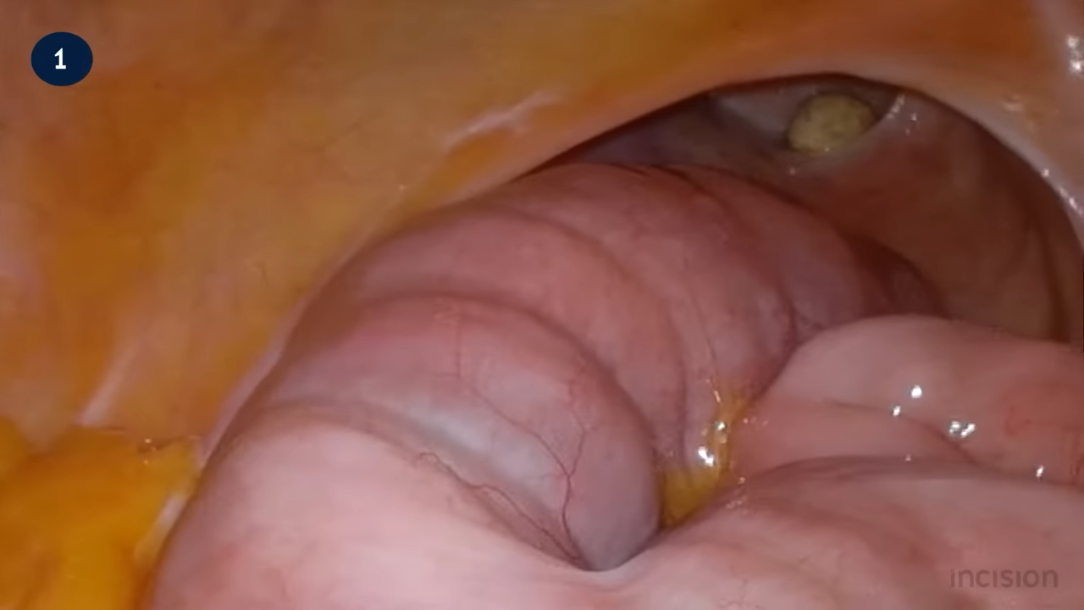
#> input picture Laparoscopic/Incision - Basic Laparoscopic Surgery [sPyZRkkxqNs - 1084x610 - 0m51s].png, 1084 x 610 px; its folder holds only this picture in this run
$ jupyter execute --allow-errors colorpalettesLaporoscopi.ipynb
#> lines starting #> are read from the running program, lines starting #| are printed output that depends on the picture; after the words box and inside, x2 and y2 are one past the last pixel; in counts of white or black regions, pixels touching at a corner belong together
[cell 1]
import os
import glob
import numpy as np
from PIL import Image
import matplotlib.pyplot as plt
from sklearn.cluster import KMeans

# ========= CONFIGURE THIS =========
IMAGE_DIR = "E:/Laparoscopic"   # <--- CHANGE THIS
N_COLORS_PER_IMAGE = 6
MAX_PIXELS_PER_IMAGE = 150_000
RANDOM_STATE = 42
# ==================================

[cell 2]
print(os.listdir(IMAGE_DIR))

[cell 3]
def load_image_pixels(path, max_pixels=MAX_PIXELS_PER_IMAGE):
#> called with max_pixels = 150000
    img = Image.open(path).convert("RGB")
    arr = np.array(img)
    pixels = arr.reshape(-1, 3).astype(np.float32)

    if len(pixels) > max_pixels:
        idx = np.random.choice(len(pixels), max_pixels, replace=False)
        pixels = pixels[idx]

    return pixels


def get_dominant_colors(pixels, n_colors=N_COLORS_PER_IMAGE):
#> called with pixels = array of shape (150000, 3), n_colors = 6
    kmeans = KMeans(
        n_clusters=n_colors,
        random_state=RANDOM_STATE,
        n_init="auto"
    )
    labels = kmeans.fit_predict(pixels)
    centers = kmeans.cluster_centers_.astype(int)
    counts = np.bincount(labels, minlength=n_colors)
#> counts = [35174, 12546, 27566, 17642, 28210, 28862]

    idx_sorted = np.argsort(-counts)
#> idx_sorted = [0, 5, 4, 2, 3, 1]
    return centers[idx_sorted], counts[idx_sorted]


def display_color_bar(colors, counts, title=None):
    total = counts.sum()
    ratios = counts / total

    bar_width = 800
    bar_height = 80
    bar = np.zeros((bar_height, bar_width, 3), dtype=np.uint8)

    start = 0
    for color, ratio in zip(colors, ratios):
        end = start + int(ratio * bar_width)
        bar[:, start:end, :] = color
        start = end
    bar[:, start:, :] = colors[-1]

    plt.figure(figsize=(8, 2))
    plt.imshow(bar)
    plt.title(title)
    plt.axis("off")
    plt.show()

[cell 4]
image_paths = sorted(glob.glob(os.path.join(IMAGE_DIR, "*.png")))
print(f"Found {len(image_paths)} PNG images.")

all_pixels = []

for path in image_paths:
    fname = os.path.basename(path)
    print("\n=== Image:", fname, "===")

    pixels = load_image_pixels(path)
    all_pixels.append(pixels)

    colors, counts = get_dominant_colors(pixels)
#> colors = [[146, 90, 73], [153, 86, 28], [125, 70, 48], [160, 108, 108], [80, 38, 29], [196, 153, 157]]; counts = [35174, 28862, 28210, 27566, 17642, 12546]

    # Print RGB + %
    total = counts.sum()
#> total = 150000
    print("Dominant colors:")
    for c, cnt in zip(colors, counts):
        pct = 100 * cnt / total
        print(f"  RGB {tuple(c)}  -> {pct:4.1f}%")
#> this loop made 6 passes
#> (c, cnt, pct) on passes 1 to 6: ([146, 90, 73], 35174, 23.45), ([153, 86, 28], 28862, 19.24), ([125, 70, 48], 28210, 18.81), ([160, 108, 108], 27566, 18.38), ([80, 38, 29], 17642, 11.76), ([196, 153, 157], 12546, 8.36)
#|   RGB (146, 90, 73)  -> 23.4%
#|   RGB (153, 86, 28)  -> 19.2%
#|   RGB (125, 70, 48)  -> 18.8%
#|   RGB (160, 108, 108)  -> 18.4%
#|   RGB (80, 38, 29)  -> 11.8%
#|   RGB (196, 153, 157)  ->  8.4%

    # Show color spectrum bar
    display_color_bar(colors, counts, title=fname)
#> in display_color_bar, `ratios = counts / total`: ratios = [0.234, 0.192, 0.188, 0.184, 0.118, 0.0836]
#> the loop in display_color_bar, `for color, ratio in zip(colors, ratios):` made 6 passes
#> (color, ratio, end, start) on passes 1 to 6: ([146, 90, 73], 0.234, 187, 187), ([153, 86, 28], 0.192, 340, 340), ([125, 70, 48], 0.188, 490, 490), ([160, 108, 108], 0.184, 637, 637), ([80, 38, 29], 0.118, 731, 731), ([196, 153, 157], 0.0836, 797, 797)
#> after the loop in display_color_bar, `for color, ratio in zip(colors, ratios):`:
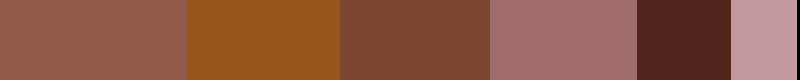
#> bar: shape (80, 800, 3); mean of channels 0, 1, 2 141.8, 87.5, 67.6; drawn as R, G, B
#> in display_color_bar, `bar[:, start:, :] = colors[-1]`:
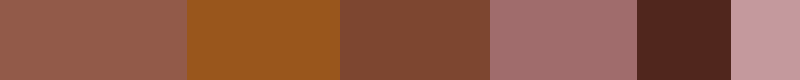
#> bar: shape (80, 800, 3); 0.38% of pixels changed, all inside (x1, y1, x2, y2) = (797, 0, 800, 80); drawn as R, G, B

[cell 5]
print("\n=== Combined Palette (All Images) ===")

all_pixels_concat = np.vstack(all_pixels)
comb_colors, comb_counts = get_dominant_colors(
    all_pixels_concat,
    n_colors=N_COLORS_PER_IMAGE
)
#> comb_colors has the same summary as colors; comb_counts = [35174, 28862, 28210, 27566, 17642, 12546]

# Print combined colors
total_comb = comb_counts.sum()
#> total_comb = 150000
for c, cnt in zip(comb_colors, comb_counts):
    pct = 100 * cnt / total_comb
    print(f"  RGB {tuple(c)} -> {pct:4.1f}%")

# Show combined palette bar
display_color_bar(comb_colors, comb_counts,
                  title="Combined Palette (All Images)")
#> the loop in display_color_bar (call 2), `for color, ratio in zip(colors, ratios):` made 6 passes

$ run again, on Laparoscopic/Incision - Basic Laparoscopic Surgery [sPyZRkkxqNs - 1084x610 - 1m27s].png
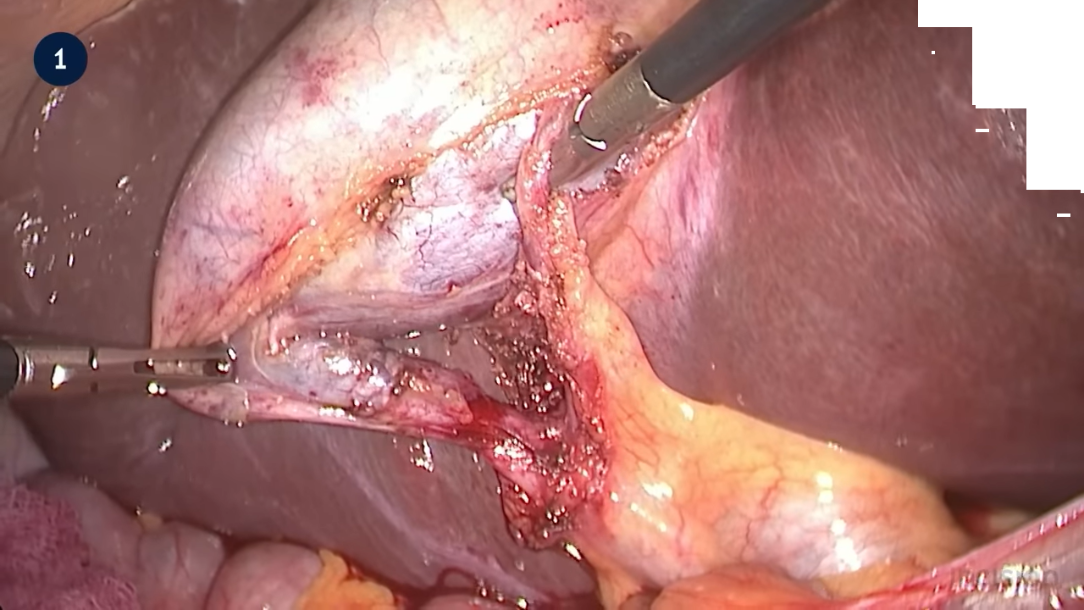
#> input picture Laparoscopic/Incision - Basic Laparoscopic Surgery [sPyZRkkxqNs - 1084x610 - 1m27s].png, 1084 x 610 px
#> in load_image_pixels, `img = Image.open(path).convert("RGB")`:
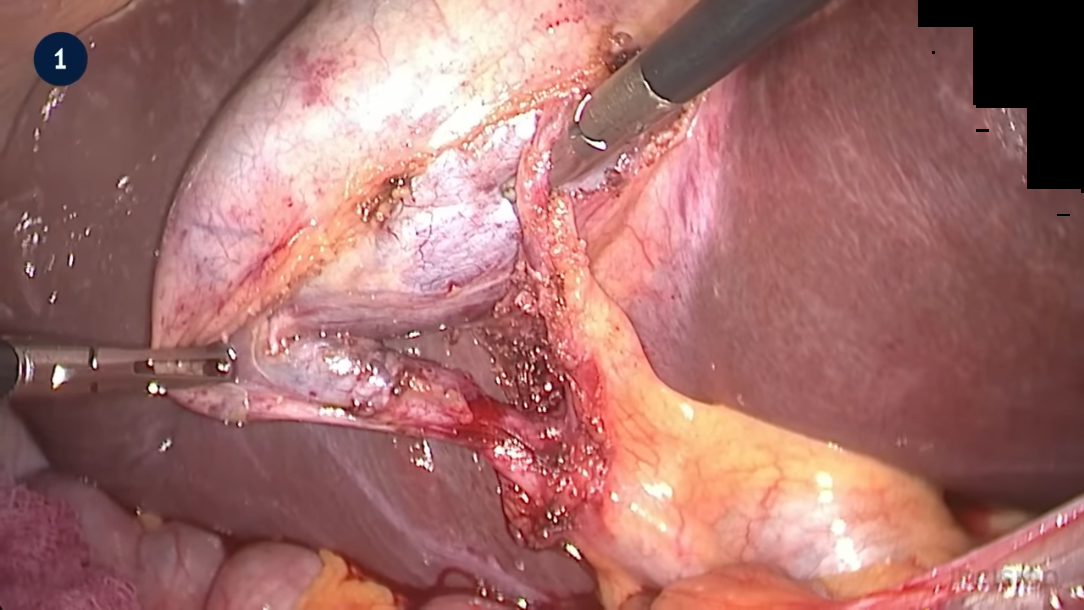
#> img: PIL image 1084x610 RGB; mean R, G, B 163.7, 110.9, 107.5
#> in get_dominant_colors, `counts = np.bincount(labels, minlength=n_colors)`: counts = [13165, 49550, 21169, 38502, 4920, 22694]
#> idx_sorted = [1, 3, 5, 2, 0, 4]
#> `colors, counts = get_dominant_colors(pixels)`: colors = [[111, 68, 67], [155, 96, 95], [238, 171, 158], [204, 126, 121], [249, 224, 219], [4, 4, 6]]; counts = [49550, 38502, 22694, 21169, 13165, 4920]
#> `total = counts.sum()`: total = 150000
#> the loop `for c, cnt in zip(colors, counts):` made 6 passes
#> (c, cnt, pct) on passes 1 to 6: ([111, 68, 67], 49550, 33.03), ([155, 96, 95], 38502, 25.67), ([238, 171, 158], 22694, 15.13), ([204, 126, 121], 21169, 14.11), ([249, 224, 219], 13165, 8.78), ([4, 4, 6], 4920, 3.28)
#> (printed output is left out)
#> ratios = [0.33, 0.257, 0.151, 0.141, 0.0878, 0.0328]
#> the loop in display_color_bar, `for color, ratio in zip(colors, ratios):` made 6 passes
#> (color, ratio, end, start) on passes 1 to 6: ([111, 68, 67], 0.33, 264, 264), ([155, 96, 95], 0.257, 469, 469), ([238, 171, 158], 0.151, 590, 590), ([204, 126, 121], 0.141, 702, 702), ([249, 224, 219], 0.0878, 772, 772), ([4, 4, 6], 0.0328, 798, 798)
#> after the loop in display_color_bar, `for color, ratio in zip(colors, ratios):`:
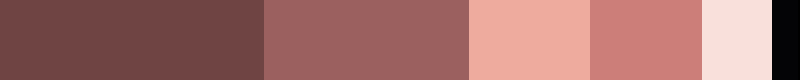
#> bar: shape (80, 800, 3); mean of channels 0, 1, 2 162.8, 110.3, 106.6; drawn as R, G, B
#> comb_colors has the same summary as colors; comb_counts = [49550, 38502, 22694, 21169, 13165, 4920]
#> total_comb = 150000
#> the loop `for c, cnt in zip(comb_colors, comb_counts):` made 6 passes
#> (printed output is left out)
#> the loop in display_color_bar (call 2), `for color, ratio in zip(colors, ratios):` made 6 passes

$ run again, on Laparoscopic/Incision - Basic Laparoscopic Surgery [sPyZRkkxqNs - 1084x610 - 0m52s].png
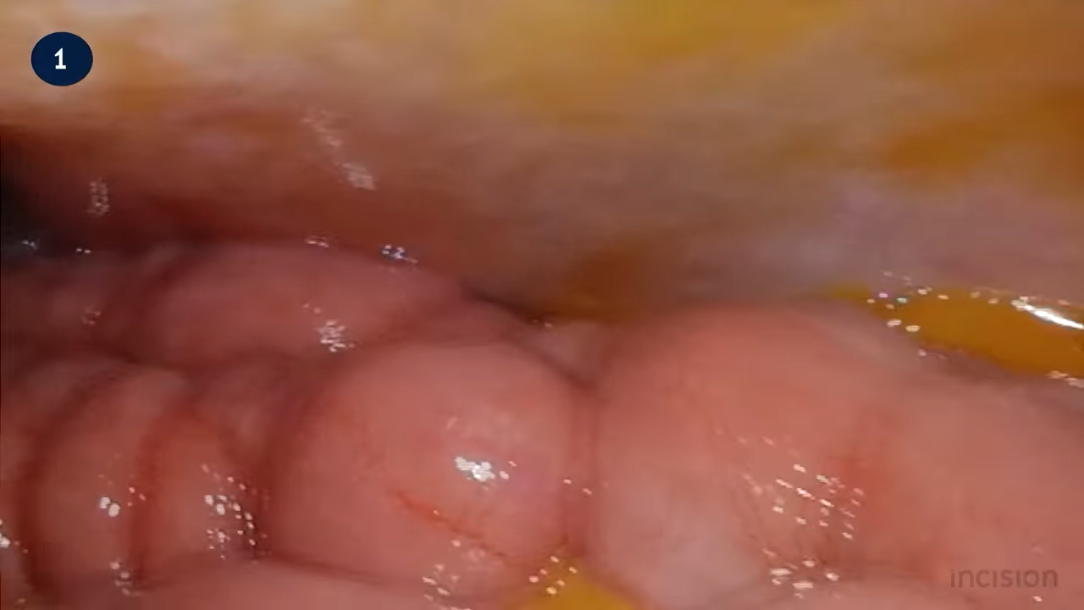
#> input picture Laparoscopic/Incision - Basic Laparoscopic Surgery [sPyZRkkxqNs - 1084x610 - 0m52s].png, 1084 x 610 px
#> in get_dominant_colors, `counts = np.bincount(labels, minlength=n_colors)`: counts = [34739, 36869, 9051, 39020, 7242, 23079]
#> idx_sorted = [3, 1, 0, 5, 2, 4]
#> `colors, counts = get_dominant_colors(pixels)`: colors = [[155, 97, 71], [178, 107, 90], [140, 76, 52], [117, 51, 40], [74, 28, 26], [185, 134, 116]]; counts = [39020, 36869, 34739, 23079, 9051, 7242]
#> `total = counts.sum()`: total = 150000
#> the loop `for c, cnt in zip(colors, counts):` made 6 passes
#> (c, cnt, pct) on passes 1 to 6: ([155, 97, 71], 39020, 26.01), ([178, 107, 90], 36869, 24.58), ([140, 76, 52], 34739, 23.16), ([117, 51, 40], 23079, 15.39), ([74, 28, 26], 9051, 6.03), ([185, 134, 116], 7242, 4.83)
#> (printed output is left out)
#> ratios = [0.26, 0.246, 0.232, 0.154, 0.0603, 0.0483]
#> the loop in display_color_bar, `for color, ratio in zip(colors, ratios):` made 6 passes
#> (color, ratio, end, start) on passes 1 to 6: ([155, 97, 71], 0.26, 208, 208), ([178, 107, 90], 0.246, 404, 404), ([140, 76, 52], 0.232, 589, 589), ([117, 51, 40], 0.154, 712, 712), ([74, 28, 26], 0.0603, 760, 760), ([185, 134, 116], 0.0483, 798, 798)
#> after the loop in display_color_bar, `for color, ratio in zip(colors, ratios):`:
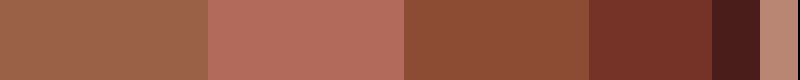
#> bar: shape (80, 800, 3); mean of channels 0, 1, 2 147.5, 84.9, 65.8; drawn as R, G, B
#> in display_color_bar, `bar[:, start:, :] = colors[-1]`:
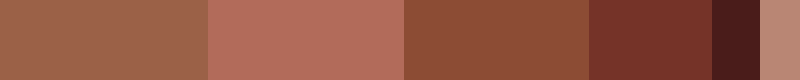
#> bar: shape (80, 800, 3); 0.25% of pixels changed, all inside (x1, y1, x2, y2) = (798, 0, 800, 80); drawn as R, G, B
#> comb_colors has the same summary as colors; comb_counts = [39020, 36869, 34739, 23079, 9051, 7242]
#> total_comb = 150000
#> the loop `for c, cnt in zip(comb_colors, comb_counts):` made 6 passes
#> (printed output is left out)
#> the loop in display_color_bar (call 2), `for color, ratio in zip(colors, ratios):` made 6 passes

$ run again, on Laparoscopic/Incision - Basic Laparoscopic Surgery [sPyZRkkxqNs - 1084x610 - 0m57s].png
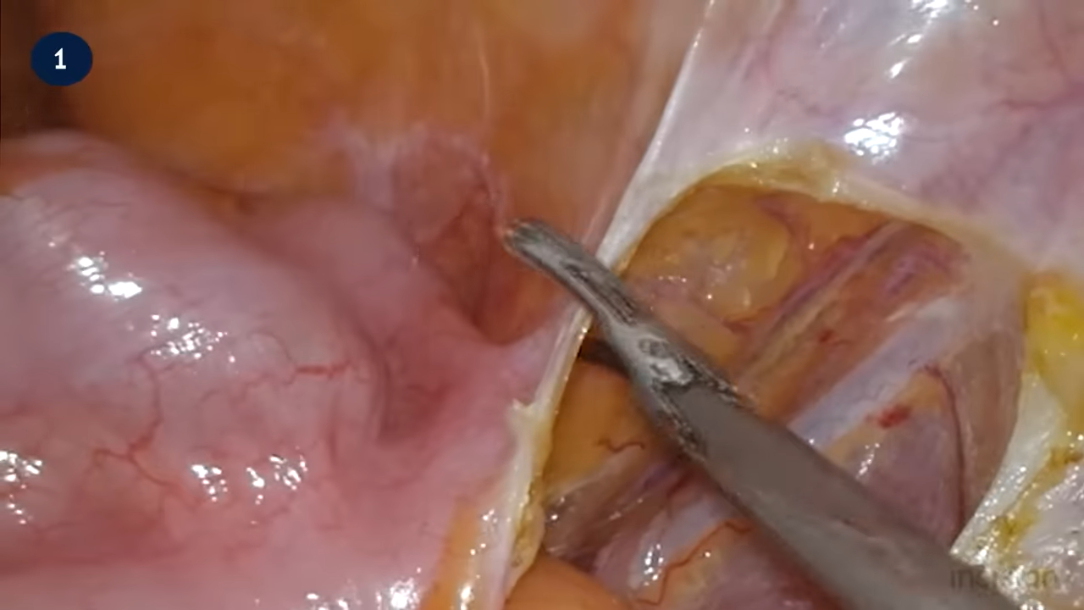
#> input picture Laparoscopic/Incision - Basic Laparoscopic Surgery [sPyZRkkxqNs - 1084x610 - 0m57s].png, 1084 x 610 px
#> in get_dominant_colors, `counts = np.bincount(labels, minlength=n_colors)`: counts = [37167, 19302, 35777, 15547, 40435, 1772]
#> idx_sorted = [4, 0, 2, 1, 3, 5]
#> `colors, counts = get_dominant_colors(pixels)`: colors = [[161, 118, 116], [143, 94, 83], [140, 79, 47], [176, 153, 152], [93, 59, 49], [231, 223, 224]]; counts = [40435, 37167, 35777, 19302, 15547, 1772]
#> `total = counts.sum()`: total = 150000
#> the loop `for c, cnt in zip(colors, counts):` made 6 passes
#> (c, cnt, pct) on passes 1 to 6: ([161, 118, 116], 40435, 26.96), ([143, 94, 83], 37167, 24.78), ([140, 79, 47], 35777, 23.85), ([176, 153, 152], 19302, 12.87), ([93, 59, 49], 15547, 10.36), ([231, 223, 224], 1772, 1.18)
#> (printed output is left out)
#> ratios = [0.27, 0.248, 0.239, 0.129, 0.104, 0.0118]
#> the loop in display_color_bar, `for color, ratio in zip(colors, ratios):` made 6 passes
#> (color, ratio, end, start) on passes 1 to 6: ([161, 118, 116], 0.27, 215, 215), ([143, 94, 83], 0.248, 413, 413), ([140, 79, 47], 0.239, 603, 603), ([176, 153, 152], 0.129, 705, 705), ([93, 59, 49], 0.104, 787, 787), ([231, 223, 224], 0.0118, 796, 796)
#> after the loop in display_color_bar, `for color, ratio in zip(colors, ratios):`:
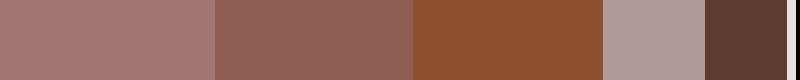
#> bar: shape (80, 800, 3); mean of channels 0, 1, 2 146.5, 101.8, 89.8; drawn as R, G, B
#> in display_color_bar, `bar[:, start:, :] = colors[-1]`:
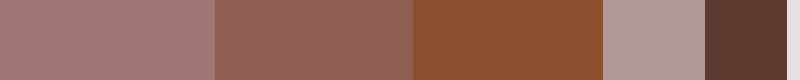
#> bar: shape (80, 800, 3); 0.5% of pixels changed, all inside (x1, y1, x2, y2) = (796, 0, 800, 80); drawn as R, G, B
#> comb_colors has the same summary as colors; comb_counts = [40435, 37167, 35777, 19302, 15547, 1772]
#> total_comb = 150000
#> the loop `for c, cnt in zip(comb_colors, comb_counts):` made 6 passes
#> (printed output is left out)
#> the loop in display_color_bar (call 2), `for color, ratio in zip(colors, ratios):` made 6 passes

$ run again, on Laparoscopic/Incision - Basic Laparoscopic Surgery [sPyZRkkxqNs - 1084x610 - 1m22s].png
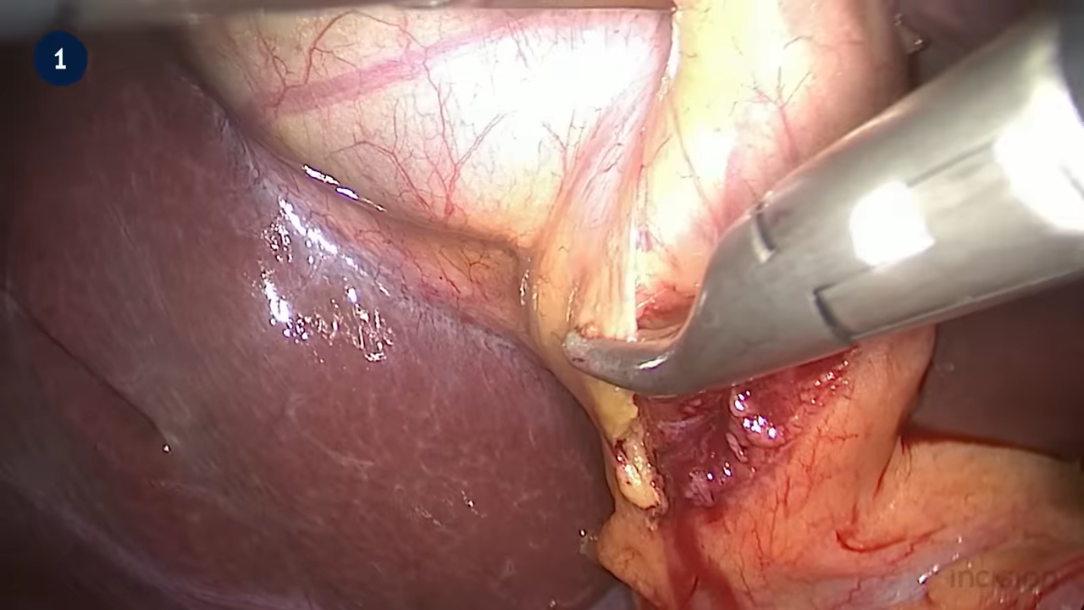
#> input picture Laparoscopic/Incision - Basic Laparoscopic Surgery [sPyZRkkxqNs - 1084x610 - 1m22s].png, 1084 x 610 px
#> in get_dominant_colors, `counts = np.bincount(labels, minlength=n_colors)`: counts = [18476, 37903, 16871, 16241, 25133, 35376]
#> idx_sorted = [1, 5, 4, 0, 2, 3]
#> `colors, counts = get_dominant_colors(pixels)`: colors = [[117, 71, 67], [73, 45, 44], [171, 103, 88], [250, 244, 233], [181, 143, 133], [231, 194, 177]]; counts = [37903, 35376, 25133, 18476, 16871, 16241]
#> `total = counts.sum()`: total = 150000
#> the loop `for c, cnt in zip(colors, counts):` made 6 passes
#> (c, cnt, pct) on passes 1 to 6: ([117, 71, 67], 37903, 25.27), ([73, 45, 44], 35376, 23.58), ([171, 103, 88], 25133, 16.76), ([250, 244, 233], 18476, 12.32), ([181, 143, 133], 16871, 11.25), ([231, 194, 177], 16241, 10.83)
#> (printed output is left out)
#> ratios = [0.253, 0.236, 0.168, 0.123, 0.112, 0.108]
#> the loop in display_color_bar, `for color, ratio in zip(colors, ratios):` made 6 passes
#> (color, ratio, end, start) on passes 1 to 6: ([117, 71, 67], 0.253, 202, 202), ([73, 45, 44], 0.236, 390, 390), ([171, 103, 88], 0.168, 524, 524), ([250, 244, 233], 0.123, 622, 622), ([181, 143, 133], 0.112, 711, 711), ([231, 194, 177], 0.108, 797, 797)
#> after the loop in display_color_bar, `for color, ratio in zip(colors, ratios):`:
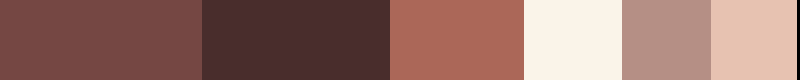
#> bar: shape (80, 800, 3); mean of channels 0, 1, 2 150.9, 112.4, 104.4; drawn as R, G, B
#> in display_color_bar, `bar[:, start:, :] = colors[-1]`:
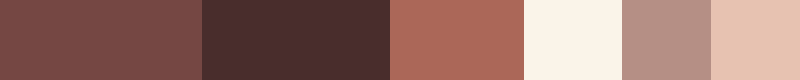
#> bar: shape (80, 800, 3); 0.38% of pixels changed, all inside (x1, y1, x2, y2) = (797, 0, 800, 80); drawn as R, G, B
#> comb_colors has the same summary as colors; comb_counts = [37903, 35376, 25133, 18476, 16871, 16241]
#> total_comb = 150000
#> the loop `for c, cnt in zip(comb_colors, comb_counts):` made 6 passes
#> (printed output is left out)
#> the loop in display_color_bar (call 2), `for color, ratio in zip(colors, ratios):` made 6 passes
